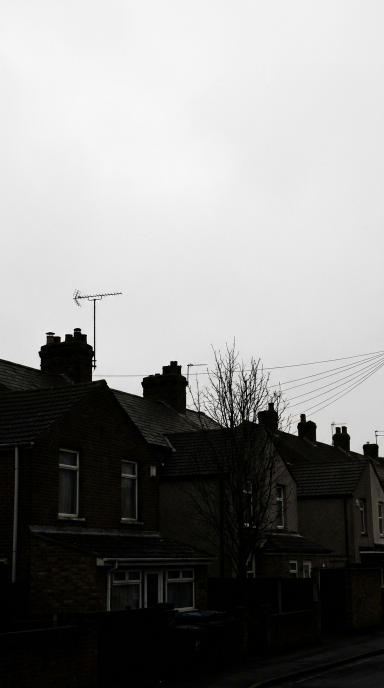
#> input picture 02-uint8-wrap/sky.jpeg, 768 x 1376 px (shown at 1/2 size)
$ jupyter execute brighten.ipynb
#> lines starting #> are read from the running program, lines starting #| are printed output that depends on the picture; after the words box and inside, x2 and y2 are one past the last pixel; in counts of white or black regions, pixels touching at a corner belong together
[](https://colab.research.google.com/github/therestiscode/notebooks/blob/main/02-uint8-wrap/brighten.ipynb)

# I brightened a photo. The sky went black.

Adding a number to an image does not brighten the bright pixels. It wraps them,
and NumPy does not say a word about it.

Run the cells in order. Nothing here is simulated — it is the same photo and the
same arithmetic as the short.

## The photo

[cell 1]
import os
import urllib.request
import numpy as np
import PIL.Image

# In Colab the photo is not next to the notebook, so fetch it once.
if not os.path.exists("sky.jpeg"):
    urllib.request.urlretrieve("https://raw.githubusercontent.com/therestiscode/notebooks/main/02-uint8-wrap/sky.jpeg", "sky.jpeg")

photo = np.array(PIL.Image.open("sky.jpeg").convert("RGB"))
#> photo is the input picture: shape (1376, 768, 3); mean R, G, B 136.8, 136.7, 135.5
PIL.Image.fromarray(photo)

An ordinary photograph. Here is the only thing about it that matters:

[cell 2]
print("shape        ", photo.shape)
#| shape         (1376, 768, 3)
print("dtype        ", photo.dtype)
#| dtype         uint8
print("a byte holds ", np.iinfo(np.uint8).min, "to", np.iinfo(np.uint8).max)
print("darkest      ", photo.min())
#| darkest       0
print("brightest    ", photo.max())
#| brightest     255

`uint8` — an unsigned 8-bit integer. One byte per channel, per pixel.
It counts from 0 to 255 and it cannot hold 256.

## Brighten it

[cell 3]
brighter = photo + 50
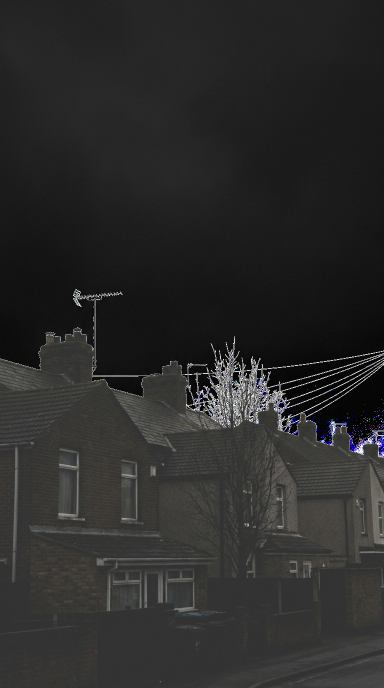
#> brighter: shape (1376, 768, 3) (shown at 1/2 size); mean R, G, B 43.4, 43.3, 42.4
PIL.Image.fromarray(brighter)

The sky is gone.

No exception. No warning. No overflow flag. The array came back the same shape
and the same dtype it went in as, and more than half of it is wrong.

## What actually happened

[cell 4]
lum = photo.max(axis=2)
wrapped = brighter.max(axis=2) < lum
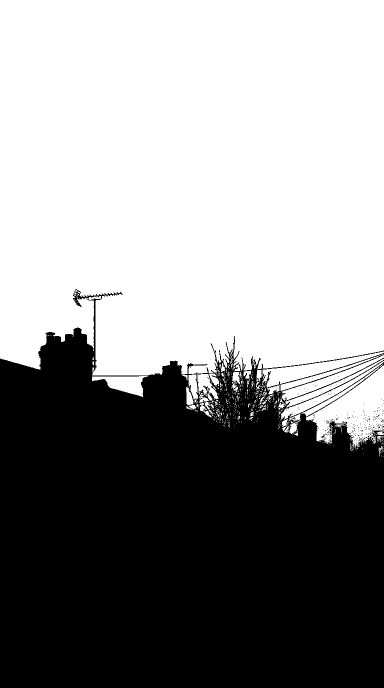
#> wrapped: shape (1376, 768) bool (shown at 1/2 size); 55.9% white; 284 black regions (283 under 20 px), largest, box (x1, y1, x2, y2) and area: (0, 578, 768, 1376) 465761

print("pixels in the photo ", lum.size)
#| pixels in the photo  1056768
print("pixels that darkened", int(wrapped.sum()))
#| pixels that darkened 590512
print("...which is         ", f"{wrapped.mean():.0%} of the photo")
#> (printed output is left out)

The sky is not one value, so take the one it holds most often:

[cell 5]
sky = lum[lum > 205]
vals, counts = np.unique(sky, return_counts=True)
#> vals = 50 values from 206 to 255; counts = 50 values, max 31727 at index 39, min 2 at index 48, mean 11843.9
mode = int(vals[counts.argmax()])
#> mode = 245

print("most common sky value", mode, f"({counts.max()} pixels)")
#| most common sky value 245 (31727 pixels)
print(mode, "+ 50              ", mode + 50)
#| 245 + 50               295
print(mode + 50, "- 256             ", mode + 50 - 256)
#| 295 - 256              39

A byte counts 0 to 255, then starts again. 292 does not fit, so it keeps
counting from zero and lands on 36. The brightest part of the photo became
one of the darkest.

The pixels that were already dark were never in danger:

[cell 6]
print("darkest pixel       ", int(lum.min()))
#| darkest pixel        0
print("...after + 50       ", int(brighter.max(axis=2).ravel()[lum.argmin()]))
#> (printed output is left out)

Which is why the bug ships. The shadows look right, so the photo still looks
like a photo.

## The fix

[cell 7]
fixed = np.clip(photo.astype(np.int16) + 50, 0, 255).astype(np.uint8)
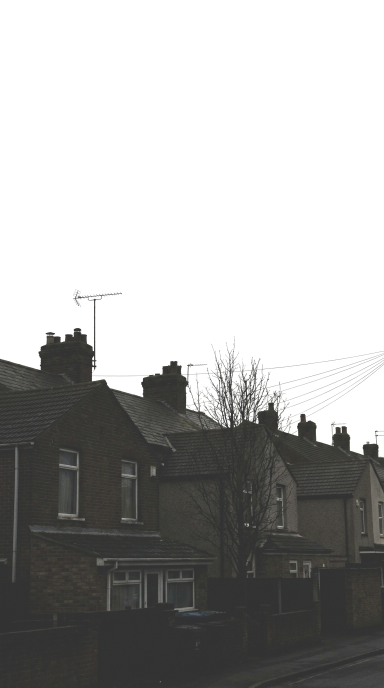
#> fixed: shape (1376, 768, 3) (shown at 1/2 size); mean R, G, B 171.1, 170.9, 169.9
PIL.Image.fromarray(fixed)

[cell 8]
print("nothing went darker ", bool((fixed.max(axis=2) >= lum).all()))
#| nothing went darker  True
print("the sky stays       ", int(fixed.max()))
#| the sky stays        255
print("dtype back to       ", fixed.dtype)
#| dtype back to        uint8
